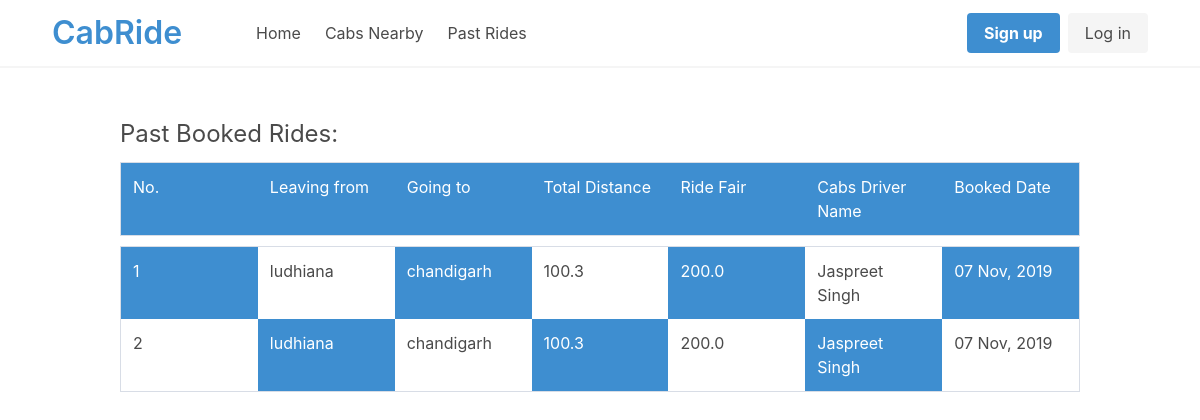
/pastrides/, run on the app's committed database.
### booking/models.py (models this page shows, shortened)
class Bookings(models.Model):
    leaving_from = models.CharField(max_length=150)
    going_to = models.CharField(max_length=150)
    total_distance = models.FloatField()
    ride_fair = models.FloatField()
    ride_booked_date = models.DateTimeField(default=timezone.now)
    cabs_driver = models.CharField(max_length=150)

### booking/views.py (the view)
# urls.py: path('pastrides/', views.past_rides, name="booking-past_rides"),
def past_rides(request):
    context = {
        "past_rides": Bookings.objects.all()
    }
    return render(request, 'booking/pastrides.html', context)

### booking/templates/booking/pastrides.html
{% extends 'booking/base.html' %}
{% block content %}
    <h1 class="is-size-4 pt50">Past Booked Rides:</h1>
    <div class="past-rides">
        <div class="columns has-background-info has-text-white">
            <div class="column">
                <p>No.</p>
            </div>
            <div class="column">
                <p>Leaving from</p>
            </div>
            <div class="column">
                <p>Going to</p>
            </div>
            <div class="column">
                <p>Total Distance</p>
            </div>
            <div class="column">
                <p>Ride Fair</p>
            </div>
            <div class="column">
                <p>Cabs Driver Name</p>
            </div>
            <div class="column">
                <p>Booked Date</p>
            </div>
        </div>
    </div>
    <div  class="past-rides">
        {% for past_ride in past_rides%}
            {% if forloop.counter0|divisibleby:2 == 0 %}
                <div class="columns">
                    <div class="column">
                        <p>{{ forloop.counter }}</p>
                    </div>
                    <div class="column has-background-info has-light has-text-white">
                        <p>{{ past_ride.leaving_from }}</p>
                    </div>
                    <div class="column">
                        <p>{{ past_ride.going_to }}</p>
                    </div>
                    <div class="column has-background-info is-light has-text-white">
                        <p>{{ past_ride.total_distance }}</p>
                    </div>
                    <div class="column">
                        <p>{{ past_ride.ride_fair }}</p>
                    </div>
                    <div class="column has-background-info is-light has-text-white">
                        <p>{{ past_ride.cabs_driver }}</p>
                    </div>
                    <div class="column">
                        <p>{{ past_ride.ride_booked_date|date:"d M, Y" }}</p>
                    </div>
                </div>
            {% else %}
                <div class="columns">
                    <div class="column has-background-info has-text-white">
                        <p>{{ forloop.counter }}</p>
                    </div>
                    <div class="column">
                        <p>{{ past_ride.leaving_from }}</p>
                    </div>
                    <div class="column has-background-info has-text-white">
                        <p>{{ past_ride.going_to }}</p>
                    </div>
                    <div class="column">
                        <p>{{ past_ride.total_distance }}</p>
                    </div>
                    <div class="column has-background-info has-text-white">
                        <p>{{ past_ride.ride_fair }}</p>
                    </div>
                    <div class="column">
                        <p>{{ past_ride.cabs_driver }}</p>
                    </div>
                    <div class="column has-background-info has-text-white">
                        <p>{{ past_ride.ride_booked_date|date:"d M, Y" }}</p>
                    </div>
                </div>
            {% endif %}
        {% endfor %}
    </div>
    <br>
    <br>
    <br>
{% endblock content %}

### booking/templates/booking/base.html (shortened to what this page needs)
{% load static %}
<!DOCTYPE html>
<html lang="en">
<head>
    <link rel="stylesheet" href="https://cdn.jsdelivr.net/npm/bulma@0.8.0/css/bulma.min.css" />
    <link rel="stylesheet" href="{% static 'booking/arrow.css'%}" />
    <link rel="stylesheet" href="{% static 'booking/main.css'%}" />
</head>
<body>
    <header>
        <nav class="navbar has-shadow pr40 pl40 pt5 pb5" role="navigation" aria-label="main navigation">
            <div class="navbar-brand">
                <a class="navbar-item" href="/">
                    <h1 class="title is-size-3 has-text-info">CabRide</h1>
                </a>
            </div>
            <div id="responsive-nav" class="pl50 navbar-menu">
                <div class="navbar-start">
                    <a href="/" class="navbar-item">Home</a>
                    <a href="/cabsnearby" class="navbar-item">Cabs Nearby</a>
                    <a href="/pastrides" class="navbar-item">Past Rides</a>
                </div>
                <div class="navbar-end">
                    <div class="navbar-item">
                        <div class="buttons">
                            <a class="button is-info">
                                <strong>Sign up</strong>
                            </a>
                            <a class="button is-light">Log in</a>
                        </div>
                    </div>
                </div>
            </div>
        </nav>
    </header>
    <div class="container">
        {% block content %}{% endblock %}
    </div>
</body>
</html>

### booking/static/booking/arrow.css (style rules this page uses)
.pl40 { padding-left: 40px !important; }
.pl50 { padding-left: 50px !important; }
.pr40 { padding-right: 40px !important; }
.pt5 { padding-top: 5px !important; }
.pt50 { padding-top: 50px !important; }
.pb5 { padding-bottom: 5px !important; }

### booking/static/booking/main.css (style rules this page uses)
.past-rides { margin-top: 10px; padding: 12px 12px; border: 1px solid #d8dde6; }

### data on the page
Bookings: leaving_from "ludhiana", going_to "chandigarh", total_distance "100.3", ride_fair "200.0", cabs_driver "Jaspreet Singh", ride_booked_date "07 Nov, 2019"
Bookings: leaving_from "ludhiana", going_to "chandigarh", total_distance "100.3", ride_fair "200.0", cabs_driver "Jaspreet Singh", ride_booked_date "07 Nov, 2019"
